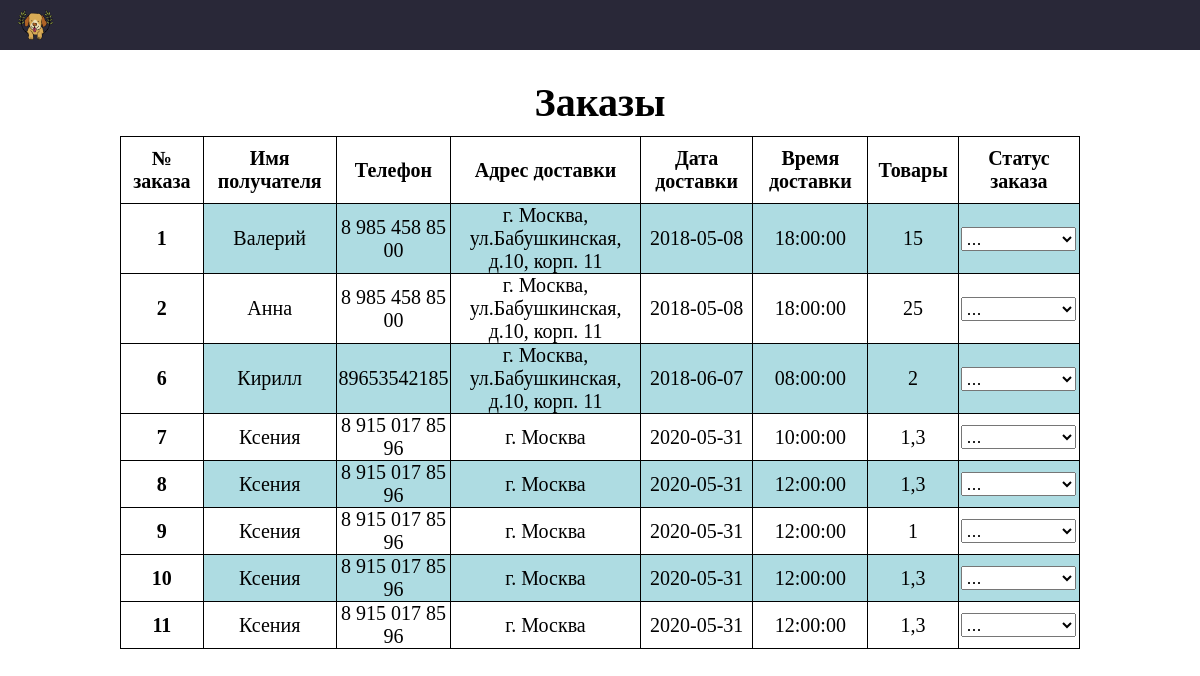
/orders.php, run on the app's committed database.
### tables this page shows
CREATE TABLE `ordering` (
  `ID_ordering` int(11) NOT NULL,
  `receiver_name` varchar(100) NOT NULL,
  `phone` varchar(100) NOT NULL,
  `address` varchar(100) NOT NULL,
  `date` date NOT NULL,
  `time` time NOT NULL,
  `id_in_order` varchar(100) NOT NULL
);

### orders.php (the view)
<?php
require_once ('sql_connect.php');
require_once ('admin/header_admin.php');
?>
<br><br><br>
<div class="goods">
    <table class="goods_table" cellspacing='0'>
        <caption>Заказы</caption>
        <tr>
            <th>№ заказа</th>
            <th>Имя получателя</th>
            <th>Телефон</th>
            <th>Адрес доставки</th>
            <th>Дата доставки</th>
            <th>Время доставки</th>
            <th>Товары</th>
            <th>Статус заказа</th>
        </tr>
        <?php
        $sql = mysqli_query($link,"SELECT `ID_ordering`, `receiver_name`, `phone`, `address`, `date`, `time`, `id_in_order`   FROM `ordering`");
        while ($result = mysqli_fetch_array($sql)){
            echo '<tr>
                            <td style="font-weight:bold;  background:#ffffff;">'.$result['ID_ordering'].'</td>
                            <td>'.$result['receiver_name'].'</td>
                            <td>'.$result['phone'].'</td>
                            <td>'.$result['address'].'</td>
                            <td>'.$result['date'].'</td>
                            <td>'.$result['time'].'</td>
                            <td>'.$result['id_in_order'].'</td>
                  <td ><select style="font-size: 18px;"><option>...</option><option>Принят</option><option>Обработан</option><option>Собран</option><option>В пути</option><option>Доставлен</option></select></td>
                    </tr>';
        }
        ?>
    </table></div>

### style.css (style rules this page uses)
body { margin: 0 auto; width:100%; font:20px "Merriweather"; height: 100%; }
.goods { width: 80%; margin: 0 auto; }
.goods_table { width: 100%; border-collapse: collapse; text-align: center; }
.goods_table caption { font-weight: bold; font-size: 2em; padding: 10px; color: #000000; }
.goods_table th { padding: 10px; background-color: #ffffffcf; border: 1px solid #000000; color: #000; }
.goods_table td { border: 1px solid #000000; }
.goods_table tr:nth-child(odd) { background: white; }
.goods_table tr:nth-child(even) { background: #aedce2; }

### data on the page
ordering: ID_ordering "1", receiver_name "Валерий", phone "8 985 458 85 00", address "г. Москва, ул.Бабушкинская, д.10, корп. 11", date "2018-05-08", time "18:00:00", id_in_order "15"
ordering: ID_ordering "2", receiver_name "Анна", phone "8 985 458 85 00", address "г. Москва, ул.Бабушкинская, д.10, корп. 11", date "2018-05-08", time "18:00:00", id_in_order "25"
ordering: ID_ordering "6", receiver_name "Кирилл", phone "89653542185", address "г. Москва, ул.Бабушкинская, д.10, корп. 11", date "2018-06-07", time "08:00:00", id_in_order "2"
ordering: ID_ordering "7", receiver_name "Ксения", phone "8 915 017 85 96", address "г. Москва", date "2020-05-31", time "10:00:00", id_in_order "1,3"
ordering: ID_ordering "8", receiver_name "Ксения", phone "8 915 017 85 96", address "г. Москва", date "2020-05-31", time "12:00:00", id_in_order "1,3"
ordering: ID_ordering "9", receiver_name "Ксения", phone "8 915 017 85 96", address "г. Москва", date "2020-05-31", time "12:00:00", id_in_order "1"
ordering: ID_ordering "10", receiver_name "Ксения", phone "8 915 017 85 96", address "г. Москва", date "2020-05-31", time "12:00:00", id_in_order "1,3"
ordering: ID_ordering "11", receiver_name "Ксения", phone "8 915 017 85 96", address "г. Москва", date "2020-05-31", time "12:00:00", id_in_order "1,3"
